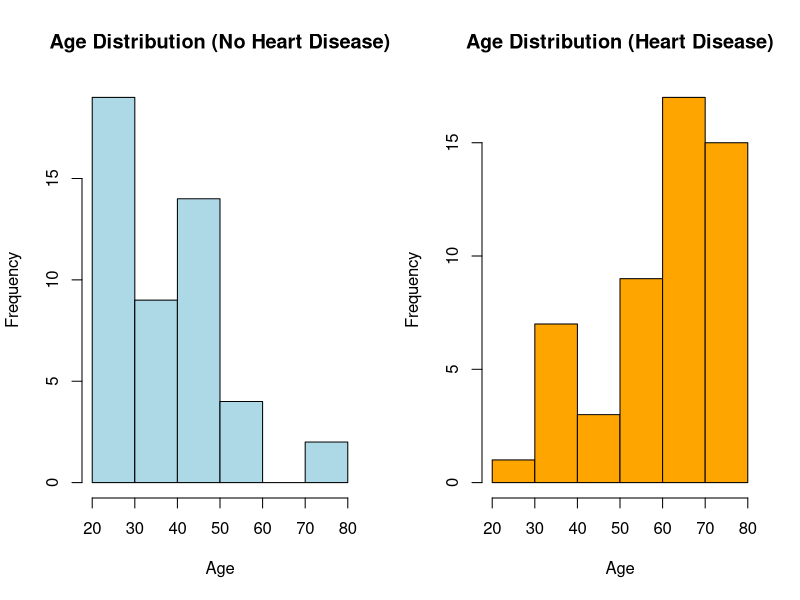
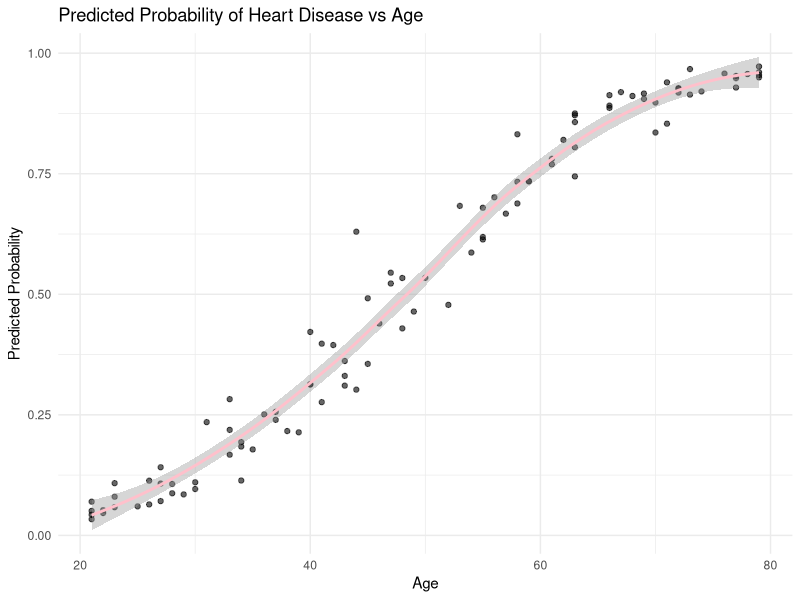

Write R code to recreate these figures, in order.

library(readr)
library(ggplot2)

# Load the dataset
data <- read_csv("simulated_healthcare_dataset.csv")
head(data)

# Fit the logistic regression model
model <- glm(
  heart_disease ~ age + systolic_bp + cholesterol,
  data = data,
  family = binomial(link = "logit")
)

summary(model)

# Compute probabilities
data$predicted_prob <- predict(model, type = "response")

# Histogram of age by heart disease status 
par(mfrow = c(1, 2))

hist(data$age[data$heart_disease == 0],
     main = "Age Distribution (No Heart Disease)",
     xlab = "Age", col = "lightblue")

hist(data$age[data$heart_disease == 1],
     main = "Age Distribution (Heart Disease)",
     xlab = "Age", col = "orange")

par(mfrow = c(1, 1))

# Scatterplot: age vs predicted probability
ggplot(data, aes(x = age, y = predicted_prob)) +
  geom_point(alpha = 0.6) +
  geom_smooth(color = "pink") +
  labs(title = "Predicted Probability of Heart Disease vs Age",
       x = "Age", y = "Predicted Probability") +
  theme_minimal()

# Interpretation:

# The results of the logistic regression model suggest that age is the primary factor associated with heart disease in this dataset. The strong positive coefficient for age indicates that as individuals grow older, their likelihood of having heart disease rises steadily. This is also supported by the very small p-value, which confirms that the relationship between age and heart disease is not due to random chance.

# In contrast, systolic blood pressure and cholesterol do not appear to meaningfully influence heart disease risk when age is considered at the same time. Their coefficients are small, and their p-values are relatively large, showing that changes in these variables do not significantly alter the predicted probability of heart disease in this model.

# When the age coefficient is converted to an odds ratio, it shows that each additional year of life increases the odds of heart disease by about 11%. This steady increase helps explain the pattern seen in your visualizations: people without heart disease are mostly younger, while those with heart disease are concentrated at older ages.

# The plot of predicted probabilities further illustrates this trend. The curve rises as age increases, indicating that the model consistently assigns higher risk scores to older individuals. By the time individuals reach their 60s and 70s, the predicted probability becomes quite high. Overall, the model and the plots work together to highlight that age is the strongest and clearest predictor of heart disease among the variables included.
